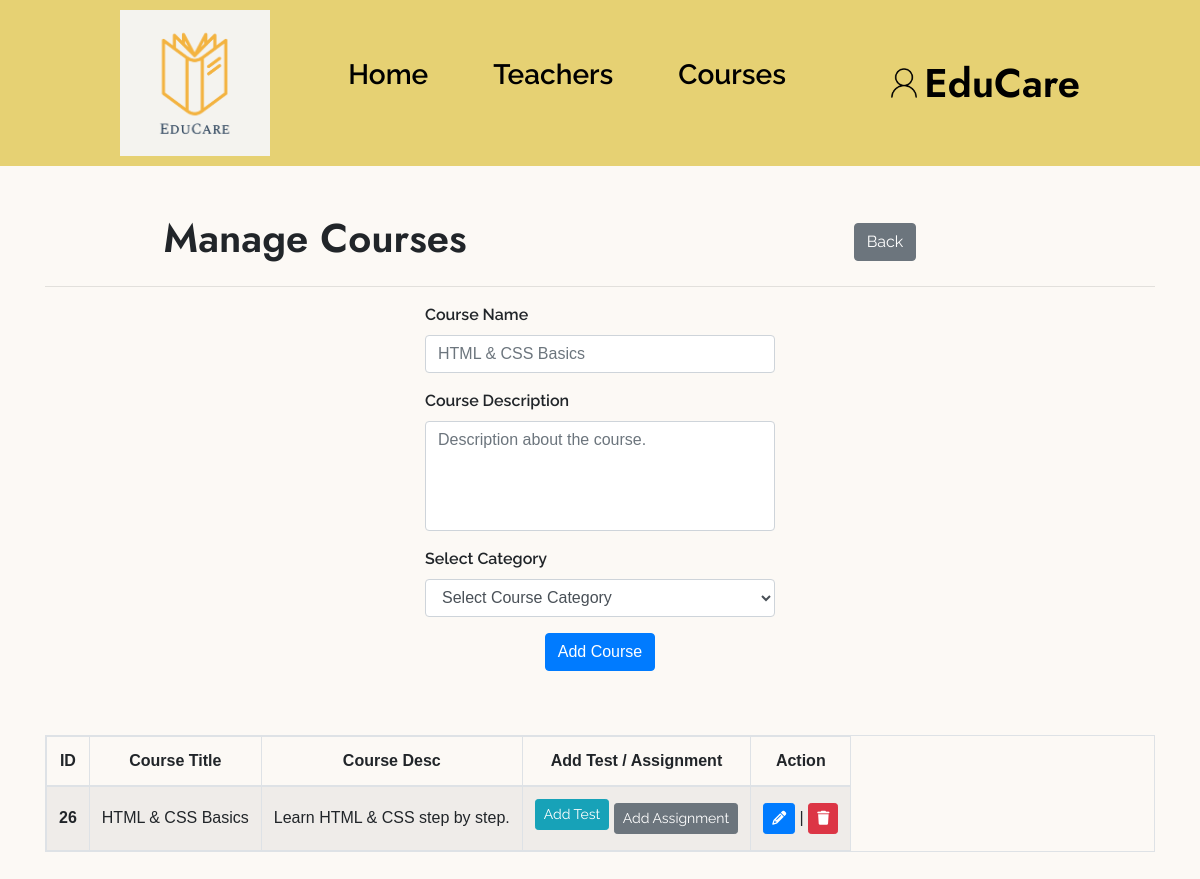
The page /user/teacher/add-course.php (signed in) on the database its author committed.
### tables this page shows
CREATE TABLE `courses` (
  `id` int(11) NOT NULL,
  `course_title` varchar(255) NOT NULL,
  `course_desc` text NOT NULL,
  `cat_id` int(11) NOT NULL,
  `teacher_Id` int(11) NOT NULL
);

### core/database.php (called while the page is built, shortened)
<?php
if (isset($_SESSION['user'])):
    $userID = $_SESSION['user'];
endif;

### user/teacher/add-course.php (the view, shortened to what this page needs)
<?php
require_once '../../core/database.php';
?>
<!DOCTYPE html>
<html lang="en">
<head>
    <?php include_once '../includes/style_links.php'; ?>
    <link rel="stylesheet" href="https://cdn.datatables.net/2.1.8/css/dataTables.bootstrap4.css">
    <link rel="stylesheet" href="../style.css">
    <link rel="stylesheet" href="../css/custom.min.css">
</head>
<body id="add_course_page">
    <?php include '../includes/header.php'; ?>
    <div class="container mt-5">
        <div class="row align-items-center">
            <div class="col-6 text-center">
                <h1>Manage Courses</h1>
            </div>
            <div class="col-6 text-center">
                <a href="../index.php" class="btn btn-secondary">Back</a>
            </div>
        </div>
        <hr>
        <form id="add-course" action="" method="post">
            <div class="row">
                <div class="col-4 mx-auto">
                    <div class="row">
                        <div class="col-12">
                            <div class="form-group">
                                <label for="course-name">Course Name</label>
                                <input type="text" name="course_name" id="course-name" class="form-control" placeholder="HTML & CSS Basics" required>
                            </div>
                        </div>
                        <div class="col-12">
                            <div class="form-group">
                                <label for="course-desc">Course Description</label>
                                <textarea rows="4" name="course_desc" id="course-desc" class="form-control" placeholder="Description about the course." required></textarea>
                            </div>
                        </div>
                        <div class="col-12">
                            <div class="form-group">
                                <label for="category">Select Category</label>
                                <select class="form-control" name="category" id="category" required>
                                    <option value="" selected hidden>Select Course Category</option>
                                    <?php endwhile;
                                    $con->next_result(); ?>
                                </select>
                            </div>
                        </div>
                        <div class="col-12">
                            <div class="form-group text-center">
                                <button type="submit" name="submit" class="btn btn-primary">Add Course</button>
                            </div>
                        </div>
                            <?php
                            $con->next_result();
                            ?>
                    </div>
                </div>
            </div>
        </form>
        <div class="row my-5">
            <div class="col-12 mx-auto">
                <table id="example" class="table table-striped table-bordered table-responsive" style="width:100%">
                    <thead>
                        <tr>
                            <th class="text-center font-weight-bold">ID</th>
                            <th class="text-center font-weight-bold">Course Title</th>
                            <th class="text-center font-weight-bold">Course Desc</th>
                            <th class="text-center font-weight-bold">Add Test / Assignment</th>
                            <th class="text-center font-weight-bold">Action</th>
                        </tr>
                    </thead>
                    <tbody>
                        <?php
                        $course_Q = $con->query("CALL `get_courses_by_teacher_id`($userID)");
                        while ($course_list = mysqli_fetch_object($course_Q)):
                        ?>
                            <tr>
                                <th><?= $course_list->course_id ?></th>
                                <td><?= $course_list->course_title ?></td>
                                <td><?= $course_list->course_desc ?></td>
                                <td class="text-center">
                                    <a href="add-test.php?course_id=<?= $course_list->course_id ?>" class="btn btn-info btn-sm mb-2">Add Test</a>
                                    <a href="add-assignment.php?course_id=<?= $course_list->course_id ?>" class="btn btn-secondary btn-sm">Add Assignment</a>
                                </td>
                                <td class="text-center">
                                    <a href="#!" class="btn btn-primary btn-sm btn-edit-cat" data-id="<?= $course_list->course_id ?>">
                                        <i class="fas fa-pencil"></i>
                                    </a> | <a href="#!" class="btn btn-danger btn-sm btn-del-cat" data-id="<?= $course_list->course_id ?>">
                                        <i class="fas fa-trash"></i>
                                    </a>
                                </td>
                            </tr>
                        <?php endwhile;
                        $con->next_result(); ?>
                    </tbody>
                </table>
            </div>
        </div>
    </div>
</body>
</html>

### user/style.css (style rules this page uses)
* { margin: 0; padding: 0; font-family: "Poppins", sans-serif; box-sizing: border-box; }
body { background-color: rgb(249, 243, 234); }
.btn { cursor: pointer; }

### rows shown on the page
courses: id "26", course_title "HTML & CSS Basics", course_desc "Learn HTML & CSS step by step."
